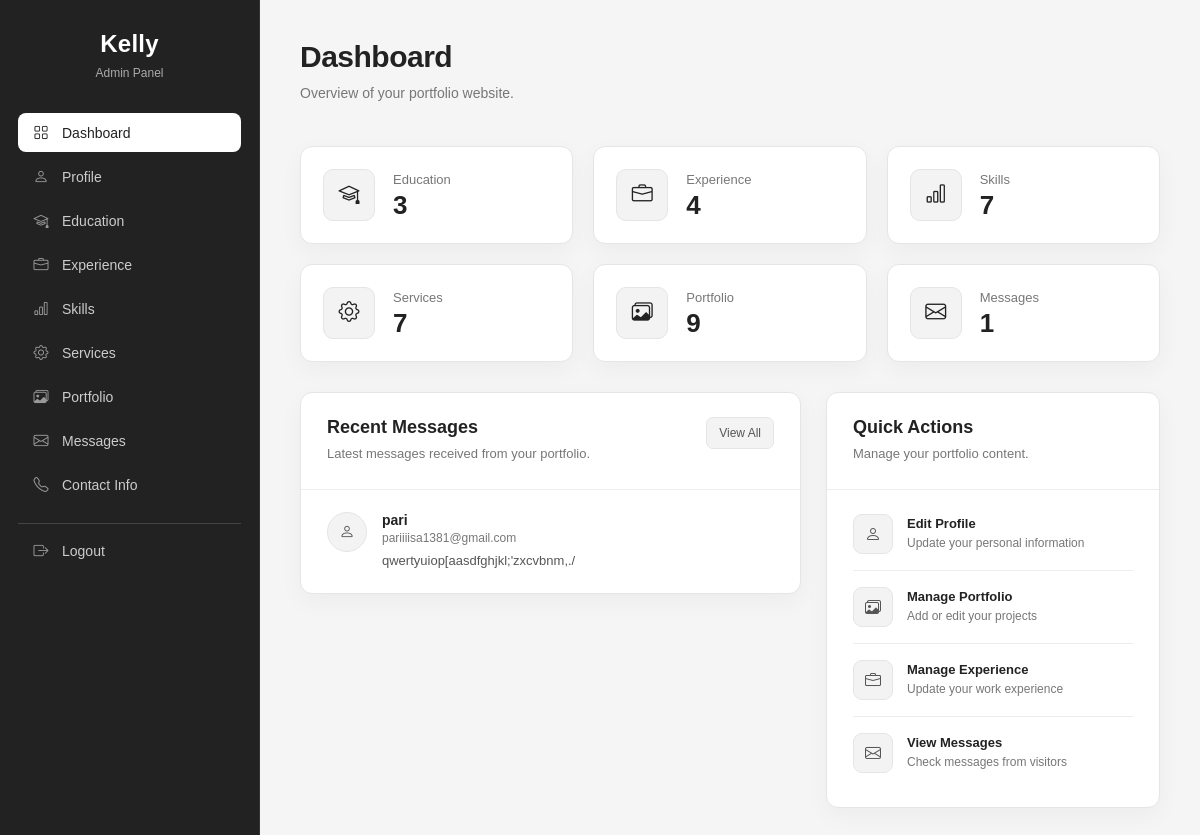
The page /admin/index.php (signed in) on the database its author committed.
### tables this page shows
CREATE TABLE IF NOT EXISTS `contact_messages` (
  `id` int UNSIGNED NOT NULL AUTO_INCREMENT,
  `name` varchar(100) DEFAULT NULL,
  `email` varchar(255) DEFAULT NULL,
  `subject` varchar(255) DEFAULT NULL,
  `message` text,
  `is_read` tinyint(1) DEFAULT '0',
  `created_at` timestamp NULL DEFAULT CURRENT_TIMESTAMP,
  PRIMARY KEY (`id`)
);

### admin/index.php (the view, shortened to what this page needs)
<?php
require_once "includes/db.php";
$educationCount = $pdo->query("
    SELECT COUNT(*)
    FROM education
")->fetchColumn();
$experienceCount = $pdo->query("
    SELECT COUNT(*)
    FROM experience
")->fetchColumn();
$skillsCount = $pdo->query("
    SELECT COUNT(*)
    FROM skills
")->fetchColumn();
$servicesCount = $pdo->query("
    SELECT COUNT(*)
    FROM services
")->fetchColumn();
$portfolioCount = $pdo->query("
    SELECT COUNT(*)
    FROM portfolio_projects
")->fetchColumn();
$messagesCount = $pdo->query("
    SELECT COUNT(*)
    FROM contact_messages
")->fetchColumn();
$recentMessages = $pdo->query("
    SELECT *
    FROM contact_messages
    ORDER BY id DESC
    LIMIT 5
")->fetchAll(PDO::FETCH_ASSOC);
?>
<!DOCTYPE html>
<html lang="en">
<head>
    <link
            href="https://cdn.jsdelivr.net/npm/bootstrap-icons@1.11.3/font/bootstrap-icons.css"
            rel="stylesheet"
    >
    <link
            rel="stylesheet"
            href="assets/css/admin.css?v=4"
    >
</head>
<body>
<div class="admin-wrapper">
    <?php require_once 'includes/sidebar.php'; ?>
    <main class="main-content">
        <div class="page-header">
            <div>
                <h1>Dashboard</h1>
                <p>
                    Overview of your portfolio website.
                </p>
            </div>
        </div>
        <div class="dashboard-stats">
            <a href="education.php" class="dashboard-stat-card">
                <div class="dashboard-stat-icon">
                    <i class="bi bi-mortarboard"></i>
                </div>
                <div class="dashboard-stat-content">
                    <span class="dashboard-stat-label">
                        Education
                    </span>
                    <strong>
                        <?= (int) $educationCount ?>
                    </strong>
                </div>
            </a>
            <a href="experience.php" class="dashboard-stat-card">
                <div class="dashboard-stat-icon">
                    <i class="bi bi-briefcase"></i>
                </div>
                <div class="dashboard-stat-content">
                    <span class="dashboard-stat-label">
                        Experience
                    </span>
                    <strong>
                        <?= (int) $experienceCount ?>
                    </strong>
                </div>
            </a>
            <a href="skills.php" class="dashboard-stat-card">
                <div class="dashboard-stat-icon">
                    <i class="bi bi-bar-chart"></i>
                </div>
                <div class="dashboard-stat-content">
                    <span class="dashboard-stat-label">
                        Skills
                    </span>
                    <strong>
                        <?= (int) $skillsCount ?>
                    </strong>
                </div>
            </a>
            <a href="services.php" class="dashboard-stat-card">
                <div class="dashboard-stat-icon">
                    <i class="bi bi-gear"></i>
                </div>
                <div class="dashboard-stat-content">
                    <span class="dashboard-stat-label">
                        Services
                    </span>
                    <strong>
                        <?= (int) $servicesCount ?>
                    </strong>
                </div>
            </a>
            <a href="portfolio.php" class="dashboard-stat-card">
                <div class="dashboard-stat-icon">
                    <i class="bi bi-images"></i>
                </div>
                <div class="dashboard-stat-content">
                    <span class="dashboard-stat-label">
                        Portfolio
                    </span>
                    <strong>
                        <?= (int) $portfolioCount ?>
                    </strong>
                </div>
            </a>
            <a href="messages.php" class="dashboard-stat-card">
                <div class="dashboard-stat-icon">
                    <i class="bi bi-envelope"></i>
                </div>
                <div class="dashboard-stat-content">
                    <span class="dashboard-stat-label">
                        Messages
                    </span>
                    <strong>
                        <?= (int) $messagesCount ?>
                    </strong>
                </div>
            </a>
        </div>
        <div class="dashboard-grid">
            <section class="dashboard-card">
                <div class="dashboard-card-header">
                    <div>
                        <h2>Recent Messages</h2>
                        <p>
                            Latest messages received from your portfolio.
                        </p>
                    </div>
                    <a href="messages.php" class="dashboard-view-all">
                        View All
                    </a>
                </div>
                <?php if (!empty($recentMessages)): ?>
                    <div class="dashboard-messages">
                        <?php foreach ($recentMessages as $message): ?>
                            <div class="dashboard-message">
                                <div class="dashboard-message-icon">
                                    <i class="bi bi-person"></i>
                                </div>
                                <div class="dashboard-message-content">
                                    <strong>
                                        <?= htmlspecialchars(
                                                $message['name'] ?? 'Unknown'
                                        ) ?>
                                    </strong>
                                    <span>
                                        <?= htmlspecialchars(
                                                $message['email'] ?? ''
                                        ) ?>
                                    </span>
                                    <?php if (!empty($message['message'])): ?>
                                        <p>
                                            <?= htmlspecialchars(
                                                    mb_strimwidth(
                                                            $message['message'],
                                                            0,
                                                            100,
                                                            '...'
                                                    )
                                            ) ?>
                                        </p>
                                    <?php endif; ?>
                                </div>
                            </div>
                        <?php endforeach; ?>
                    </div>
                <?php endif; ?>
            </section>
            <section class="dashboard-card">
                <div class="dashboard-card-header">
                    <div>
                        <h2>Quick Actions</h2>
                        <p>
                            Manage your portfolio content.
                        </p>
                    </div>
                </div>
                <div class="dashboard-actions">
                    <a href="profile.php" class="dashboard-action">
                        <i class="bi bi-person"></i>
                        <div>
                            <strong>
                                Edit Profile
                            </strong>
                            <span>
                                Update your personal information
                            </span>
                        </div>
                    </a>
                    <a href="portfolio.php" class="dashboard-action">
                        <i class="bi bi-images"></i>
                        <div>
                            <strong>
                                Manage Portfolio
                            </strong>
                            <span>
                                Add or edit your projects
                            </span>
                        </div>
                    </a>
                    <a href="experience.php" class="dashboard-action">
                        <i class="bi bi-briefcase"></i>
                        <div>
                            <strong>
                                Manage Experience
                            </strong>
                            <span>
                                Update your work experience
                            </span>
                        </div>
                    </a>
                    <a href="messages.php" class="dashboard-action">
                        <i class="bi bi-envelope"></i>
                        <div>
                            <strong>
                                View Messages
                            </strong>
                            <span>
                                Check messages from visitors
                            </span>
                        </div>
                    </a>
                </div>
            </section>
        </div>
    </main>
</div>
</body>
</html>

### rows shown on the page
contact_messages: name "pari", email "pariiiisa1381@gmail.com", message "qwertyuiop[aasdfghjkl;'zxcvbnm,./"

### other values the page prints
$educationCount "3"
$experienceCount "4"
$skillsCount "7"
$servicesCount "7"
$portfolioCount "9"
$messagesCount "1"
